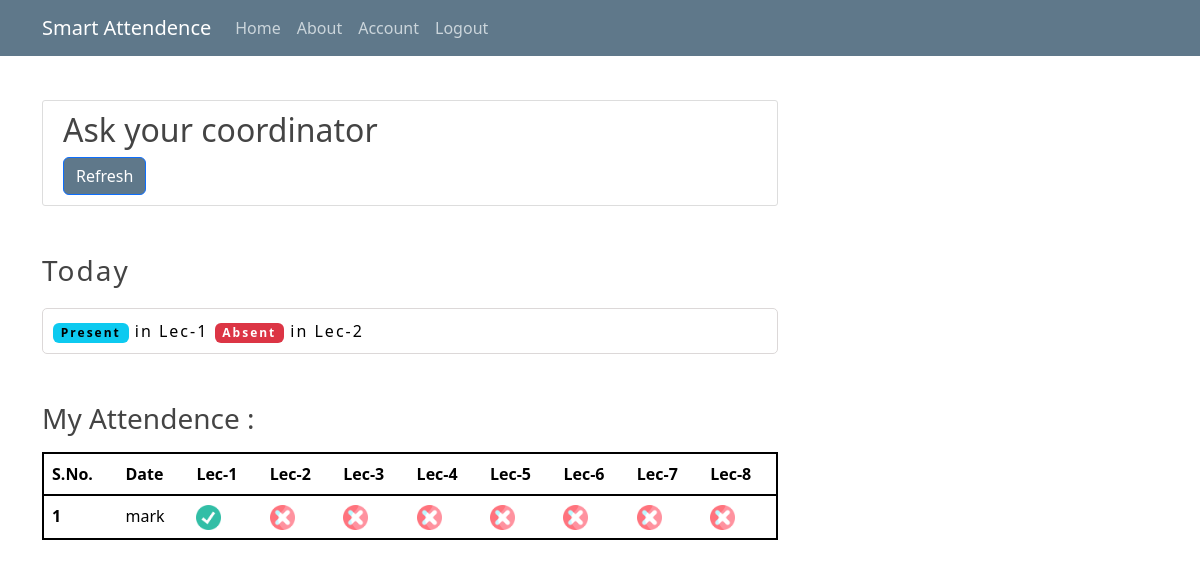
The page /studentPage (signed in) on the database as committed earlier.
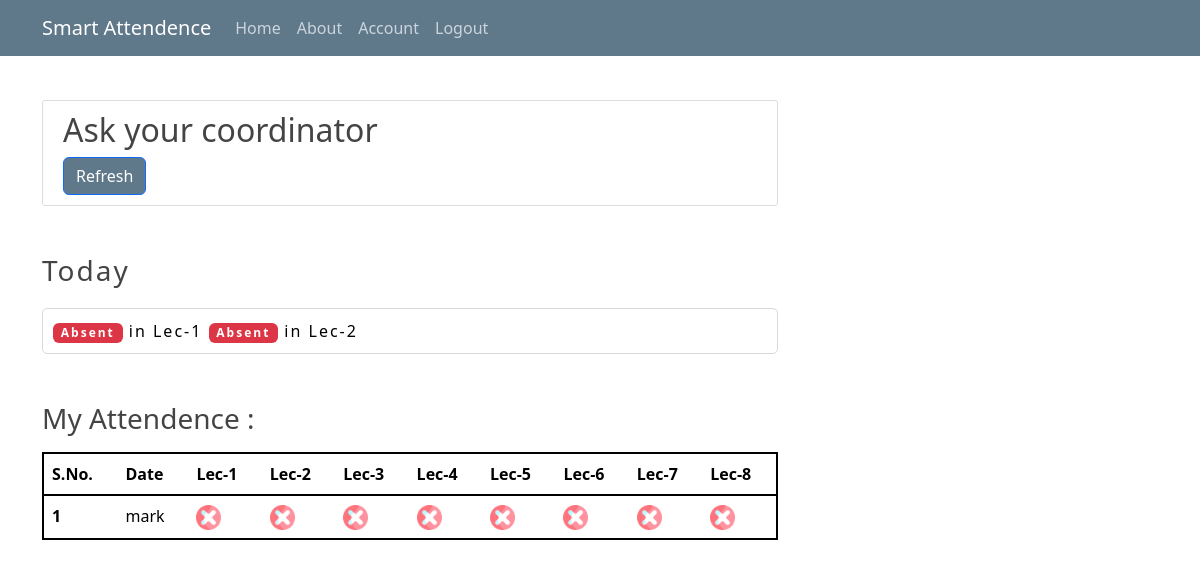
The same page on the database as committed later.
### attendenceSystem/models.py (models this page shows, shortened)
class MarkAttendence(db.Model):
    id = db.Column(db.Integer, primary_key=True)
    rollno = db.Column(db.Integer, db.ForeignKey('user.rollno'), unique=True, nullable=False)
    section = db.Column(db.String(20),nullable=False)
    date_posted = db.Column(db.String(30) , nullable=False, default=datetime.now().strftime("%H:%M:%S"))
    mark = db.Column(db.String(20),default="00000000")

### attendenceSystem/routes.py (the view)
@app.route("/studentPage")
def studentPage():
    if current_user.is_authenticated and current_user.section != 'Coordinator':
        user = MarkAttendence.query.filter_by(rollno=current_user.rollno)
        data = [{'date':'mark','attendence': i.mark,'time':i.date_posted} for i in user]
        check = Auth.query.filter_by(section=current_user.section)
        for i in check:
            value = i.allow_or_not
            lecture = i.current_lecture
        print(value)
        return render_template("studentPage.html",data=data,can=value,lecture=lecture)
    return redirect(url_for('login'))

### attendenceSystem/models.py (called while the page is built)
@login_manager.user_loader
def load_user(user_id):
    return User.query.get(int(user_id))

### attendenceSystem/templates/studentPage.html (shortened to what this page needs)
{% extends "layout.html" %}
{% block content %}
<div class="content-section">
    {% if can==True %}
    <div class="d-grid gap-2 col-10 mx-auto" id="video-container">
        <div id="result"></div>
        <video class="w-100 p-3" id="video" autoplay></video>
        <button class="btn btn-primary" type="button" id="start-button">Mark your Attendence</button>
        <button class="btn btn-primary" type="button" id="stop-button">Stop camera</button>
        <button class="btn btn-primary bg-steel" id="matchButton">Match face</button>
    </div>
    {% else %}
    <h2>Ask your coordinator</h2>
    <button class="btn btn-primary bg-steel" type="button" onclick="location.reload();">Refresh</button>
    {% endif %}
</div>
<div style="letter-spacing: 2px;">
    <h3 class="mt-5">Today </h3>
    <div class="coordination">
    {% for i in range(lecture+1) %}
    {% if data[0].attendence[i]=='1' %}
        <span class="badge text-bg-info">Present</span>
        <span>in Lec-{{ loop.index }}</span>
    {% else %}
        <span class="badge text-bg-danger">Absent</span>
        <span>in Lec-{{ loop.index }}</span>
        {% endif %}
        {% endfor %}
    </div>
</div>
<h3 class="mt-5">My Attendence :</h3>
<div style="overflow-x: auto;">
    <table class="table mt-2">
        <thead class="border-black border-2">
            <tr>
                <th scope="col">S.No.</th>
                <th scope="col">Date</th>
                <th scope="col">Lec-1</th>
                <th scope="col">Lec-2</th>
                <th scope="col">Lec-3</th>
                <th scope="col">Lec-4</th>
                <th scope="col">Lec-5</th>
                <th scope="col">Lec-6</th>
                <th scope="col">Lec-7</th>
                <th scope="col">Lec-8</th>
            </tr>
        </thead>
        <tbody class="border-black border-2">
            {% for i in data %}
            <tr>
                <th scope="row">{{ loop.index }}</th>
                <td>{{i.date}}</td>
                {% for j in i.attendence %}
                {% if j=='1' %}
                <td>
                    <div class="image-container">
                        <img width="25px" height="25px"
                            src='{{ url_for("static", filename="/project_images/present.png") }}' alt="{{ j }}">
                    </div>
                </td>
                {% else %}
                <td>
                    <img width="25px" height="25px" src='{{ url_for("static", filename="/project_images/absent.png") }}'
                        alt="{{ j }}">
                </td>
                {% endif %}
                {% endfor %}
            </tr>
            {% endfor %}
        </tbody>
    </table>
</div>
{% endblock content %}

### attendenceSystem/templates/layout.html (shortened to what this page needs)
<!DOCTYPE html>
<html lang="en">
<head>
  <link href="https://cdn.jsdelivr.net/npm/bootstrap@5.3.2/dist/css/bootstrap.min.css" rel="stylesheet"
>
  <link rel="stylesheet" href="{{ url_for('static', filename='/css/index.css') }}">
</head>
<body>
  <div class="main">
    <header class="site-header">
      <nav class="navbar navbar-expand-md navbar-dark bg-steel fixed-top">
        <div class="container">
          <a class="navbar-brand mr-4" href="/">Smart Attendence</a>
          <div class="collapse navbar-collapse" id="navbarToggle">
            <div class="navbar-nav mr-auto">
              {% if current_user.section=='Coordinator' %}
              <a class="nav-item nav-link" href="{{ url_for('coordinatorPage') }}">Home</a>
              {% else %}
              <a class="nav-item nav-link" href="{{ url_for('studentPage') }}">Home</a>
              {% endif %}
              <a class="nav-item nav-link" href="{{ url_for('about') }}">About</a>
            </div>
            <div class="navbar-nav">
              {% if current_user.is_authenticated %}
                <a class="nav-item nav-link" href="{{ url_for('account') }}">Account</a>
                <a class="nav-item nav-link" href="{{ url_for('logout') }}">Logout</a>
              {% else %}
                <a class="nav-item nav-link" href="{{ url_for('login') }}">Login</a>
                <a class="nav-item nav-link" href="{{ url_for('register') }}">Register</a>
              {% endif %}
            </div>
          </div>
        </div>
      </nav>
    </header>
    <main role="main" class="container main-page">
      <div class="row">
        <div class="col-md-8">
          {% block content %}{% endblock %}
        </div>
      </div>
    </main>
  </div>
</body>
</html>

### attendenceSystem/static/css/index.css (style rules this page uses)
* { padding: 0; margin: 0; }
html, body { min-height: 100%; background: #fff; color: #000; }
body { font-size: 1rem; text-rendering: optimizeLegibility; }
h1, h2, h3, h4, h5, h6 { color: #444444; }
.bg-steel { background-color: #5f788a; }
.site-header .navbar-nav .nav-link { color: #cbd5db; }
.content-section { background: #ffffff; padding: 10px 20px; border: 1px solid #dddddd; border-radius: 3px; margin-bottom: 20px; }
.main-page { margin-top: 100px; }
.coordination { border: 1px solid rgb(220, 216, 216); border-radius: 5px; margin-top: 20px; padding: 10px; }

Rows that differ between the two databases and show on the page:
changed MarkAttendence: mark "10000000" → "00000000" (drawn)
Other text that changed with them:
list line gone: "Present in Lec- 1"
new list line: "Absent in Lec- 1"
